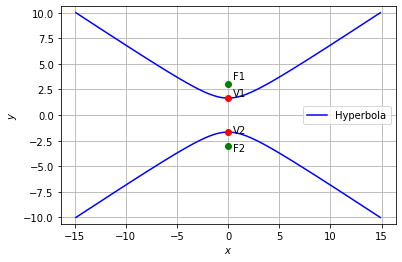

Generate this figure with Python:
import numpy as np
import matplotlib.pyplot as plt
from numpy import linalg as LA

#setting up plot
fig = plt.figure()
ax = fig.add_subplot(111)
len = 500
y = np.linspace(-10,10,len)

def hyperbola_gen(y):
	x = np.sqrt((100*(y**2)-275)/44)
	return x

#Generating the Standard Hyperbola
x = hyperbola_gen(y)
xStandardLeft = np.vstack((-x,y))
xStandardRight = np.vstack((x,y))

#Plotting points
A = np.array([0,3])
B = np.array([0,-3])
C = np.array([0,np.sqrt(11)*0.5])
D = np.array([0,-np.sqrt(11)*0.5])

#Plotting the standard hyperbola
plt.plot(xStandardLeft[0,:],xStandardLeft[1,:],label='Hyperbola',color='b')
plt.plot(xStandardRight[0,:],xStandardRight[1,:],color='b')

# Plotting the foci and vertices
plt.plot(A[0],A[1],'o',color='g')
plt.text(0.5 ,3.5,'F1')
plt.plot(B[0],B[1],'o',color='g')
plt.text(0.5 ,-3.5,'F2')
plt.plot(C[0],C[1],'o',color='r')
plt.text(0.5 ,1.8,'V1')
plt.plot(D[0],D[1],'o',color='r')
plt.text(0.5 ,-1.8,'V2')

plt.xlabel('$x$')
plt.ylabel('$y$')
plt.legend(loc='best')
plt.grid() # minor
plt.axis('equal')
plt.show()
